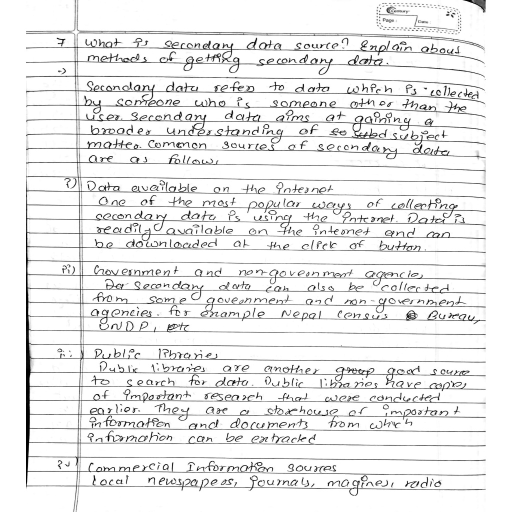
#> input picture detect/image.jpg, 1024 x 1024 px, found by its file name (shown at 1/2 size)
$ python preprocessing.py   (older library calls are emulated)
#> lines starting #> are read from the running program, lines starting #| are printed output that depends on the picture
import json
import cv2
import numpy as np


#read json file from word detection
result = open('detect/result.json')
#> (reads detect/result.json from the repository)
labels_json =json.load(result)

labels = []

for line in labels_json[0]['objects']:
    cord = line['relative_coordinates']
    box=[round(cord['center_x']*1024),round(cord['center_y']*1024),round(cord['width']*1024),round(cord['height']*1024)]
    labels.append(box)
labels = np.array(labels)

# sort vertically
vertical_sort=np.sort(labels.view('i8,i8,i8,i8'), order=['f1'], axis=0).view(np.int)

# make vertical group
sorted=[]
count = 1
gap =25
temp=[]
for i in range(vertical_sort.shape[0]):

    if vertical_sort[i][1]<=count*gap:
        temp.append(vertical_sort[i].tolist())

    else:
        if temp!= []:
            sorted.append(temp)
            temp=[]
        while count*gap <= vertical_sort[i][1]:
            count += 1
        temp.append(vertical_sort[i].tolist())
sorted.append(temp)


# sort horizontally
sorted_horizontally=[]
for i in range(len(sorted)):
    if len(sorted[i]) >1 :
        temp = np.array(sorted[i])
        temp=np.sort(temp.view('i8,i8,i8,i8'), order=['f0'], axis=0).view(np.int)
        for j in range(temp.shape[0]):
          sorted_horizontally.append(temp[j])
    else:
        sorted_horizontally.append(sorted[i][0])

sorted_horizontally = np.array(sorted_horizontally,dtype='object')

bounding_box=[]
for index in range(labels.shape[0]):
    box=sorted_horizontally[index]
    left = int(float(box[0]) - float(box[2]) / 2.);
    right = int(float(box[0]) + float(box[2])/ 2.);
    top = int(float(box[1]) - float(box[3]) / 2.);
    bot = int(float(box[1]) + float(box[3]) / 2.);
    bounding_box.append([top,right,bot,left])
bounding_box = np.array(bounding_box)

#open image for cropping
img_path = 'detect/image.jpg'
img = cv2.imread(img_path, 1)
#> img is the input picture: shape (1024, 1024, 3); min 0, max 255, mean 235.1
img = cv2.cvtColor(img, cv2.COLOR_BGR2GRAY)
#> img: shape (1024, 1024)
image = np.array(img)

#height and width of image
height = image.shape[0]
#> height = 1024
width = image.shape[1]
#> width = 1024

#crop words
word_list = open("detect/test.txt", "w")


for index in range(labels.shape[0]):
  # [4 lines of commented-out code are left out]
  box=labels[index]
  left = int(float(box[0]) - float(box[2]) / 2.);
  right = int(float(box[0]) + float(box[2])/ 2.);
  top = int(float(box[1]) - float(box[3]) / 2.);
  bot = int(float(box[1]) + float(box[3]) / 2.);
  img_c = image[top:bot, left:right]
  pad = np.array([0,0,0,0])
  #padding array in order top,bot,left,right
  if img_c.shape[0] < 64:
      padding = 64-img_c.shape[0]
      if padding%2 != 0:
          pad[0] = int(padding//2)
          pad[1] = padding-pad[0]
      else:
          pad[0] = pad[1] = int(padding/2)

  if img_c.shape[1] < 256:
      padding = 256 - img_c.shape[1]
      if padding%2 != 0:
          pad[2] = int(padding//2)
          pad[3] = padding-pad[2]
      else:
          pad[2] = pad[3] = int(padding/2)
  img_c = cv2.copyMakeBorder(img_c, pad[0], pad[1] , pad[2], pad[3], cv2.BORDER_CONSTANT,None,[255,255,255])
  if img_c.shape !=(64,256):
      img_c = cv2.resize(img_c,(256,64),cv2.INTER_CUBIC)
  assert img_c.shape ==(64,256)
  cropped_save = "detect/cropped/"+str(labels_json[0]['objects'][index]['relative_coordinates']['center_x'])+'_'+str(labels_json[0]['objects'][index]['relative_coordinates']['center_y'])+'_'+str(labels_json[0]['objects'][index]['relative_coordinates']['width'])+'_'+str(labels_json[0]['objects'][index]['relative_coordinates']['height'])+'.jpg'

  cv2.imwrite(cropped_save,img_c)
  word_list.write(cropped_save)
  word_list.write("\n")
#> this loop made 164 passes
#> pass 1, `img_c = image[top:bot, left:right]`:
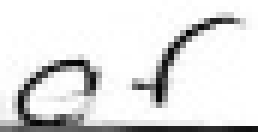
#> img_c: shape (22, 43) (shown 6 times larger); min 4, max 255, mean 223
#> pass 1, `img_c = cv2.copyMakeBorder(img_c, pad[0], pad[1] , pad[2], pad[3], cv2..`:
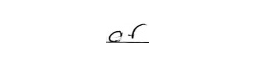
#> img_c: shape (64, 256); min 4, max 255, mean 253.2
#> pass 2, `img_c = image[top:bot, left:right]`:
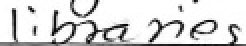
#> img_c: shape (23, 123) (shown 2 times larger); min 0, max 255, mean 215.1
#> pass 2, `img_c = cv2.copyMakeBorder(img_c, pad[0], pad[1] , pad[2], pad[3], cv2..`:
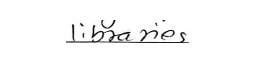
#> img_c: shape (64, 256); min 0, max 255, mean 248.1


word_list.close()
